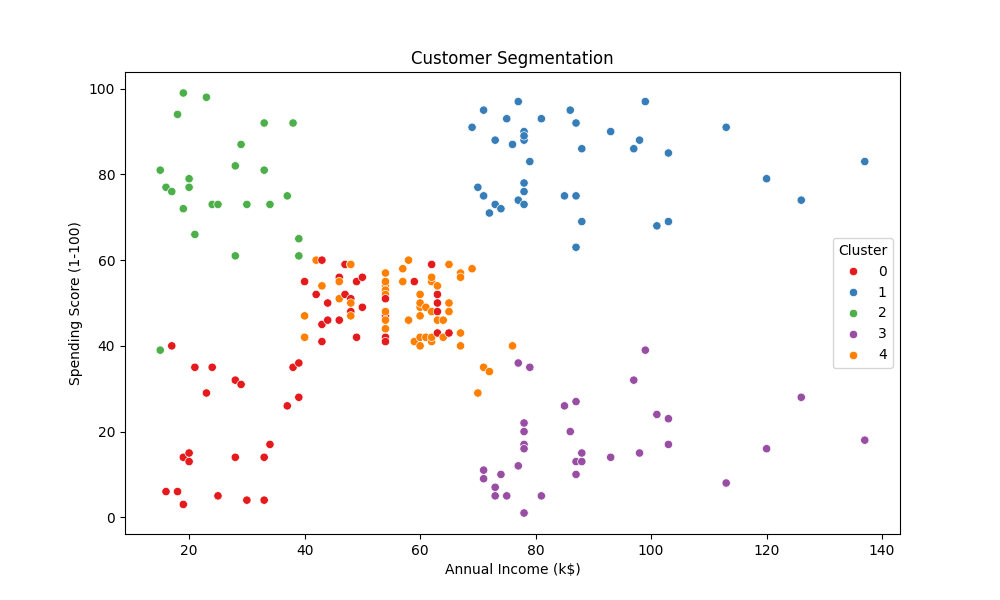

This chart was generated by the following Python code:
import pandas as pd
from sklearn.cluster import KMeans
import matplotlib.pyplot as plt
import seaborn as sns

# Load the dataset (update the path if necessary)
data_path = 'C:/Users/charu/machine_learning_intership/task2/Mall_Customers.csv'
customer_data = pd.read_csv(data_path)

# Display the first few rows of the dataset to verify the data structure
print(customer_data.head())

# Step 1: Data Preprocessing
# Select relevant features for clustering (Age, Annual Income, Spending Score)
features = ['Age', 'Annual Income (k$)', 'Spending Score (1-100)']
X = customer_data[features]

# Step 2: Normalize the data (optional, depending on the distribution of the features)
# X = (X - X.mean()) / X.std()

# Step 3: Determine the optimal number of clusters using the elbow method
inertia = []
for k in range(1, 11):
    kmeans = KMeans(n_clusters=k, random_state=0)
    kmeans.fit(X)
    inertia.append(kmeans.inertia_)

# Plot the elbow curve
plt.figure(figsize=(10, 6))
plt.plot(range(1, 11), inertia, marker='o')
plt.title('Elbow Method for Optimal k')
plt.xlabel('Number of clusters (k)')
plt.ylabel('Inertia')
plt.grid(True)
plt.show()

# Step 4: Fit the K-means model with the optimal number of clusters (choose k based on elbow curve)
optimal_k = 5  # You can change this based on the elbow curve
kmeans = KMeans(n_clusters=optimal_k, random_state=0)
customer_data['Cluster'] = kmeans.fit_predict(X)

# Step 5: Visualize the clusters
plt.figure(figsize=(10, 6))
sns.scatterplot(data=customer_data, x='Annual Income (k$)', y='Spending Score (1-100)', hue='Cluster', palette='Set1')
plt.title('Customer Segmentation')
plt.xlabel('Annual Income (k$)')
plt.ylabel('Spending Score (1-100)')
plt.legend(title='Cluster')
plt.show()

# Step 6: Save the clustered data to a new CSV file
output_path = 'customer_segmented_data.csv'
customer_data.to_csv(output_path, index=False)
print(f"Clustered data saved to {output_path}")
